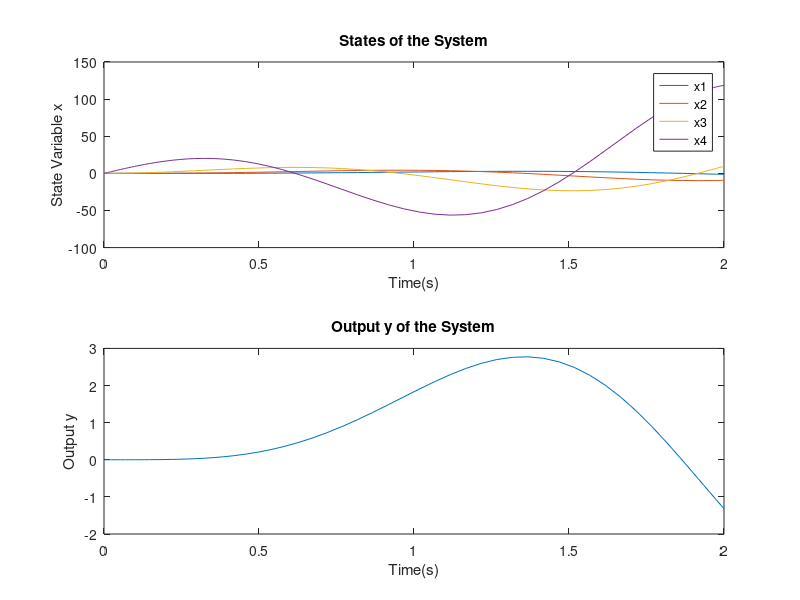

MATLAB code for this plot:
A = [0 1 0 0; 0 0 1 0; 0 0 0 1; -125 -5 -20 -0.45];
B = [0; 0; 0; 100];
C = [1 0 0 0];
D = 0;

t_span = [0 2];
u = 1;
x0 = [0 0 0 0];


[t, x] = ode45(@(t, x) A*x+B*u, t_span, x0);
y = C * x' + D * u;

figure;
subplot(2, 1, 1);
plot(t, x);
title("States of the System");
legend('x1', 'x2', 'x3', 'x4');
xlabel("Time(s)");
ylabel("State Variable x");

subplot(2, 1, 2);
plot(t, y);
title("Output y of the System");
xlabel("Time(s)");
ylabel("Output y");

